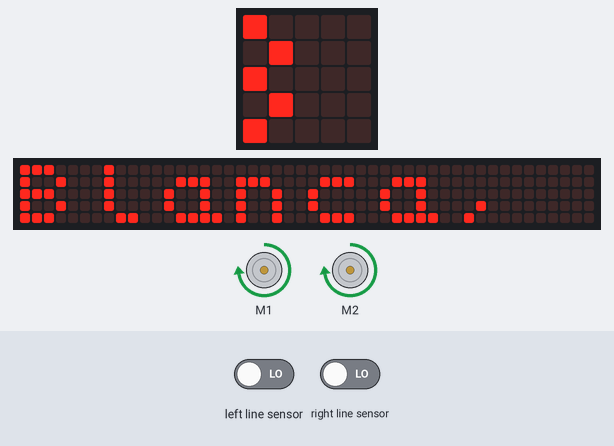
A program run on a simulated BBC micro:bit (MakeCode). Parts: 2 × DC motor (green arrow = forward, orange = backward, longer = faster), the board's 5×5 LED display, a strip that is not on the board, showing the scrolling text unrolled. The inputs (shaded band) are chosen by the test bench; at power-on: left line sensor LOW, right line sensor LOW. The 48×5 strip is a reading aid, not a part: it shows the text the display is scrolling, unrolled, one strip-width of it at a time.

Above: at 1.2 s.
1.3 s: left line sensor driven HIGH
At 1.52 s:
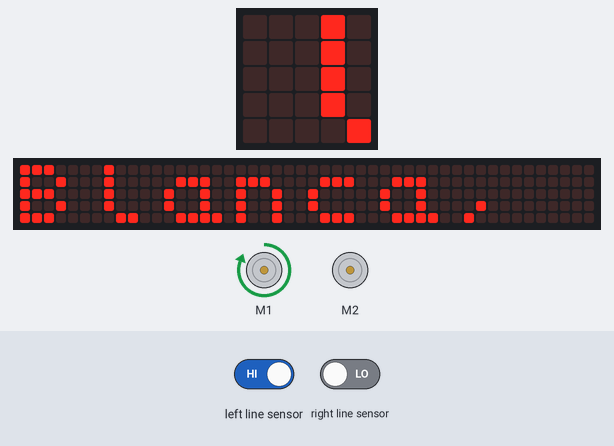
3.2 s: left line sensor driven LOW and right line sensor driven HIGH
At 3.32 s:
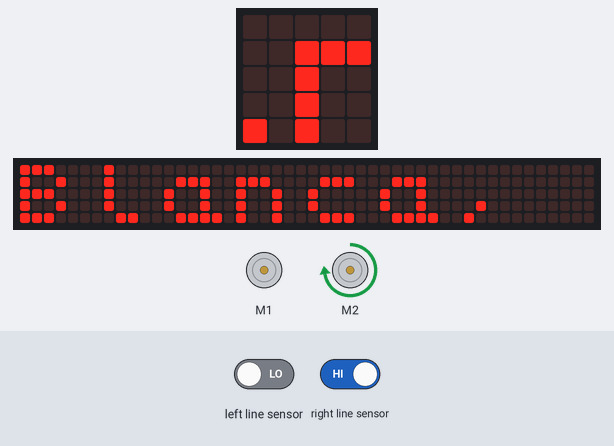
5.0 s: right line sensor driven LOW
At 7.3 s:
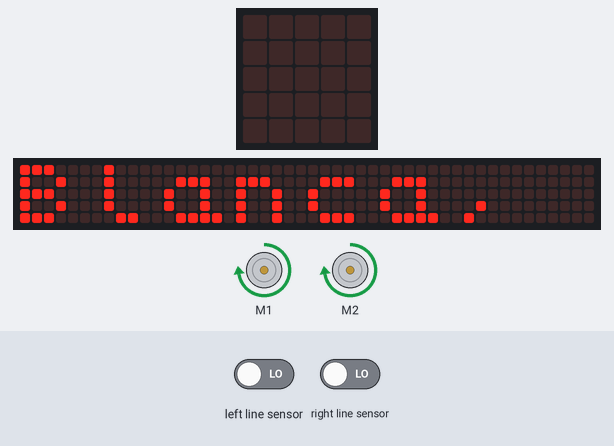
Timing chart, 0 to 8.8 s (numbered marks = the images above; inputs shaded):
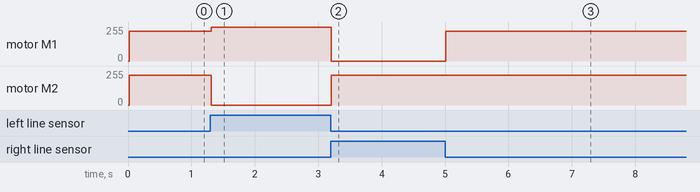

Measured:
- after the input at 1.3 s, motor M1: forward 225/255 → forward 255/255 at once; motor M2: forward 225/255 → stopped at once
- after the input at 3.2 s, motor M1: forward 255/255 → stopped at once; motor M2: stopped → forward 225/255 at once
- after the input at 5.0 s, motor M1: stopped → forward 225/255 at once
- what the display in image 3 shows lasts 0.8 s, from 6.7 s to 7.5 s

The program:

main.ts
```typescript
basic.forever(function () {
    if (maqueen.readPatrol(maqueen.Patrol.PatrolLeft) == 0 && maqueen.readPatrol(maqueen.Patrol.PatrolRight) == 0) {
        maqueen.motorRun(maqueen.Motors.M1, maqueen.Dir.CW, 225)
        maqueen.motorRun(maqueen.Motors.M2, maqueen.Dir.CW, 225)
    } else {
        if (maqueen.readPatrol(maqueen.Patrol.PatrolLeft) == 0 && maqueen.readPatrol(maqueen.Patrol.PatrolRight) == 1) {
            maqueen.motorRun(maqueen.Motors.M1, maqueen.Dir.CW, 0)
            maqueen.motorRun(maqueen.Motors.M2, maqueen.Dir.CW, 225)
            if (maqueen.readPatrol(maqueen.Patrol.PatrolLeft) == 1 && maqueen.readPatrol(maqueen.Patrol.PatrolRight) == 1) {
                maqueen.motorRun(maqueen.Motors.M1, maqueen.Dir.CW, 225)
                maqueen.motorRun(maqueen.Motors.M2, maqueen.Dir.CW, 0)
            }
        } else {
            if (maqueen.readPatrol(maqueen.Patrol.PatrolLeft) == 1 && maqueen.readPatrol(maqueen.Patrol.PatrolRight) == 0) {
                maqueen.motorRun(maqueen.Motors.M1, maqueen.Dir.CW, 255)
                maqueen.motorRun(maqueen.Motors.M2, maqueen.Dir.CW, 0)
                if (maqueen.readPatrol(maqueen.Patrol.PatrolLeft) == 1 && maqueen.readPatrol(maqueen.Patrol.PatrolRight) == 1) {
                    maqueen.motorRun(maqueen.Motors.M1, maqueen.Dir.CW, 225)
                    maqueen.motorRun(maqueen.Motors.M2, maqueen.Dir.CW, 0)
                }
            }
        }
    }
})
basic.forever(function () {
    basic.pause(100)
    basic.showString("Blanca, Copito y Maqueen")
    basic.pause(100)
})
```

test.ts
```typescript
// aquí va el archivo "tests"; esto no se compilará cuando este paquete se utilice como una extensión.
```
